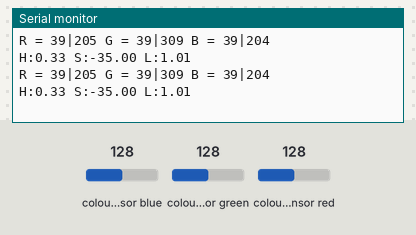
Recording of a sketch running on a simulated Arduino Mega 2560, built with avr-gcc and run on an emulated ATmega2560. Shown: the last lines printed to the serial monitor. Wiring (inferred from the names in the program): TCS3200 colour sensor: output A2; S2 pin 15; S3 pin 32; S0 pin 27; S1 pin 33. Inputs (shaded band) come from the test bench; at power-on: colour sensor blue 128, colour sensor green 128, colour sensor red 128.

Above: at 1.2 s.
1.3 s: colour sensor blue set to 5
At 2.6 s:
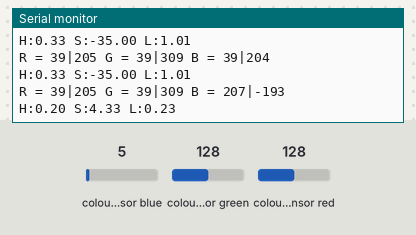
2.8 s: colour sensor green set to 5
At 3.7 s:
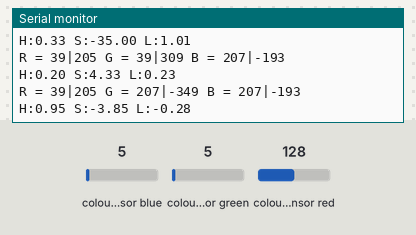
4.3 s: colour sensor red set to 5
At 5.6 s:
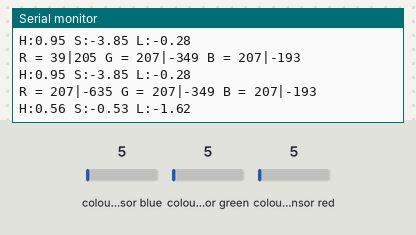
Timing chart, 0 to 7.3 s (numbered marks = the images above; inputs shaded):
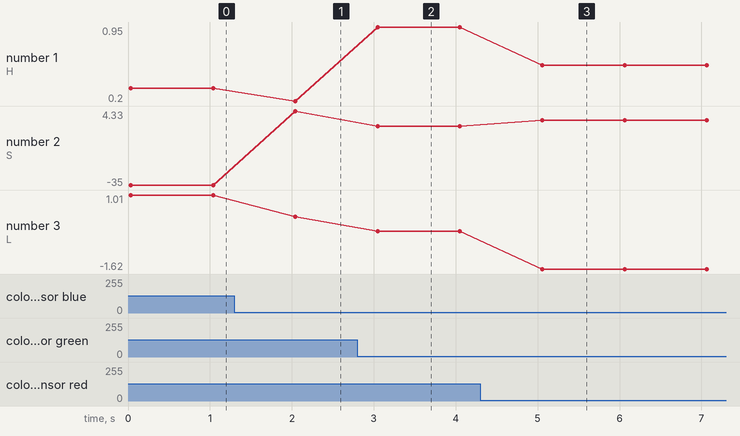

Measured:
- after the input at 1.3 s, the serial monitor: prints a new line after 0.71 s (image 1)
- after the input at 2.8 s, the serial monitor: prints a new line after 0.21 s (image 2)
- after the input at 4.3 s, the serial monitor: prints a new line after 0.72 s (image 3)
- plotted number 1: 0.33 → 0.2 after the input at 1.3 s, 0.2 → 0.95 after the input at 2.8 s, 0.95 → 0.56 after the input at 4.3 s
- plotted number 2: -35 → 4.33 after the input at 1.3 s, 4.33 → -3.85 after the input at 2.8 s, -3.85 → -0.53 after the input at 4.3 s
- plotted number 3: 1.01 → 0.23 after the input at 1.3 s, 0.23 → -0.28 after the input at 2.8 s, -0.28 → -1.62 after the input at 4.3 s

The sketch:

test_colorsensor.ino
```cpp
/*********
  Rui Santos
  Complete project details at http://randomnerdtutorials.com
*********/

// TCS230 or TCS3200 pins wiring to Arduino
#define S0 27
#define S1 33
#define S2 15
#define S3 32
#define sensorOut A2
/*
int S0 = 27;
int S1 = 33;
int S2 = 15;
int S3 = 32;
int OUT = A2;
*/

// Stores frequency read by the photodiodes
int redFrequency = 0;
int greenFrequency = 0;
int blueFrequency = 0;

int redlow = 29;
int redhigh = 80;
int greenlow = 53;
int greenhigh = 118;
int bluelow = 17;
int bluehigh = 125;

// Stores the red. green and blue colors
int redColor = 0;
int greenColor = 0;
int blueColor = 0;

void setup() {
  // Setting the outputs
  pinMode(S0, OUTPUT);
  pinMode(S1, OUTPUT);
  pinMode(S2, OUTPUT);
  pinMode(S3, OUTPUT);

  // Setting the sensorOut as an input
  pinMode(sensorOut, INPUT);

  // Setting frequency scaling to 20%
  digitalWrite(S0,HIGH);
  digitalWrite(S1,LOW);

   // Begins serial communication
  Serial.begin(9600);
}
void loop() {
  // Setting RED (R) filtered photodiodes to be read
  digitalWrite(S2,LOW);
  digitalWrite(S3,LOW);

  // Reading the output frequency
  redFrequency = pulseIn(sensorOut, LOW);
  // Remaping the value of the RED (R) frequency from 0 to 255
  // You must replace with your own values. Here's an example:
  // redColor = map(redFrequency, 70, 120, 255,0);
  redColor = map(redFrequency, redlow, redhigh, 255,0);


   // Printing the RED (R) value
  Serial.print("R = ");
  Serial.print(redFrequency);
  Serial.print("|");
  Serial.print(redColor);

  // Setting GREEN (G) filtered photodiodes to be read
  digitalWrite(S2,HIGH);
  digitalWrite(S3,HIGH);

  // Reading the output frequency
  greenFrequency = pulseIn(sensorOut, LOW);
  greenColor = map(greenFrequency, greenlow, greenhigh, 255, 0);

  // Printing the GREEN (G) value
  Serial.print(" G = ");
  Serial.print(greenFrequency);
  Serial.print("|");
  Serial.print(greenColor);


  // Setting BLUE (B) filtered photodiodes to be read
  digitalWrite(S2,LOW);
  digitalWrite(S3,HIGH);

  // Reading the output frequency
  blueFrequency = pulseIn(sensorOut, LOW);
  blueColor = map(blueFrequency, bluelow, bluehigh, 255, 0);


  // Printing the BLUE (B) value
  Serial.print(" B = ");
  Serial.print(blueFrequency);
  Serial.print("|");
  Serial.println(blueColor);

  double redf = float(redColor) / 255.0;
  double greenf = float(greenColor) / 255.0;
  double bluef = float(blueColor) / 255.0;
  double hsl[3];
  rgbToHsl(redf, greenf, bluef, hsl);
  Serial.print("H:" );
  Serial.print(hsl[0]);
  Serial.print(" S:" );
  Serial.print(hsl[1]);
  Serial.print(" L:" );
  Serial.println(hsl[2]);


  delay(1000);
}


/**
 * Converts an RGB color value to HSL. Conversion formula
 * adapted from http://en.wikipedia.org/wiki/HSL_color_space.
 * Assumes r, g, and b are contained in the set [0, 255] and
 * returns h, s, and l in the set [0, 1].
 *
 * @param   Number  r       The red color value
 * @param   Number  g       The green color value
 * @param   Number  b       The blue color value
 * @return  Array           The HSL representation
 */
void rgbToHsl(double rd, double gd, double bd, double hsl[]) {

    double max = threeway_max(rd, gd, bd);
    double min = threeway_min(rd, gd, bd);
    double h, s, l = (max + min) / 2;

    if (max == min) {
        h = s = 0; // achromatic
    } else {
        double d = max - min;
        s = l > 0.5 ? d / (2 - max - min) : d / (max + min);
        if (max == rd) {
            h = (gd - bd) / d + (gd < bd ? 6 : 0);
        } else if (max == gd) {
            h = (bd - rd) / d + 2;
        } else if (max == bd) {
            h = (rd - gd) / d + 4;
        }
        h /= 6;
    }
    hsl[0] = h;
    hsl[1] = s;
    hsl[2] = l;
}


double threeway_max(double a, double b, double c) {
    return max(a, max(b, c));
}

double threeway_min(double a, double b, double c) {
    return min(a, min(b, c));
}
```
